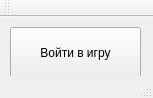
<?xml version="1.0" encoding="UTF-8"?>
<ui version="4.0">
 <class>MainWindow</class>
 <widget class="QMainWindow" name="MainWindow">
  <property name="geometry">
   <rect>
    <x>0</x>
    <y>0</y>
    <width>153</width>
    <height>98</height>
   </rect>
  </property>
  <property name="windowTitle">
   <string>MainWindow</string>
  </property>
  <widget class="QWidget" name="centralWidget">
   <widget class="QPushButton" name="pushButton">
    <property name="geometry">
     <rect>
      <x>10</x>
      <y>10</y>
      <width>131</width>
      <height>51</height>
     </rect>
    </property>
    <property name="text">
     <string>Войти в игру</string>
    </property>
   </widget>
  </widget>
  <widget class="QToolBar" name="mainToolBar">
   <attribute name="toolBarArea">
    <enum>TopToolBarArea</enum>
   </attribute>
   <attribute name="toolBarBreak">
    <bool>false</bool>
   </attribute>
  </widget>
  <widget class="QStatusBar" name="statusBar"/>
 </widget>
 <layoutdefault spacing="6" margin="11"/>
 <resources/>
 <connections/>
</ui>
